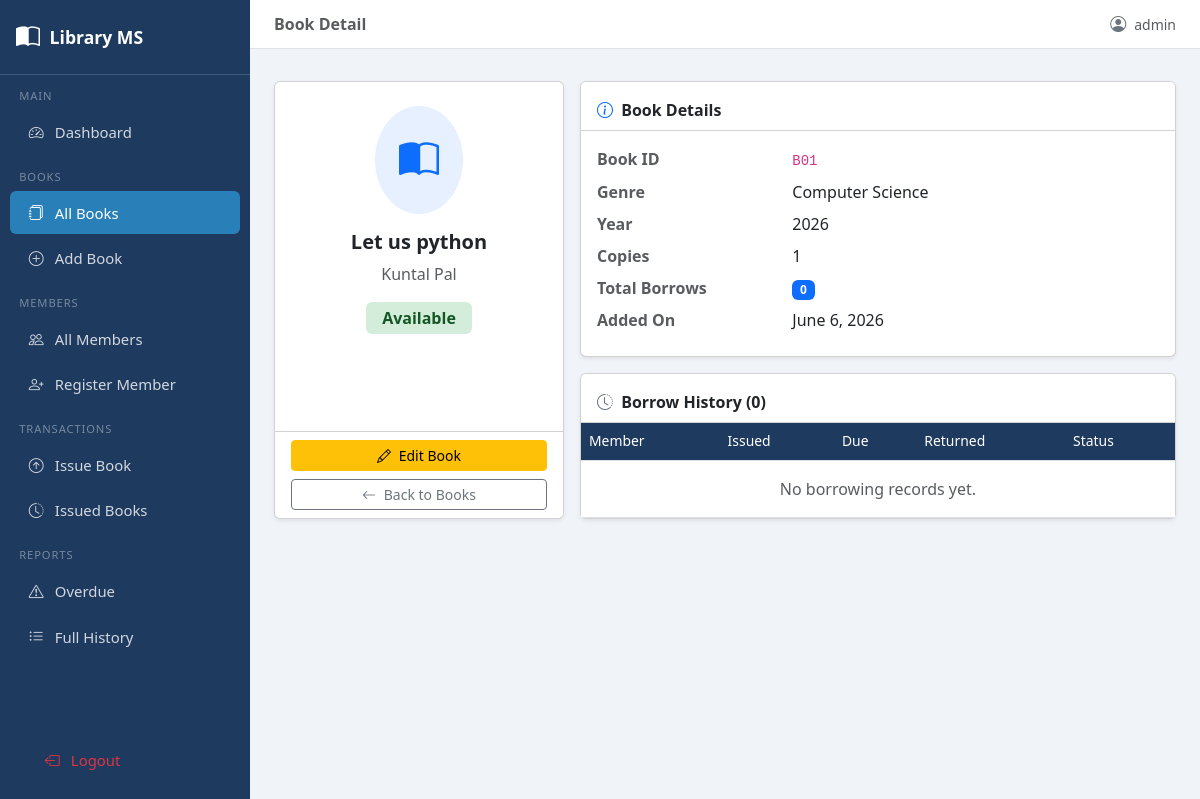
Screenshot of /books/1/ (signed in) with the database file from the repository.
### library/models.py (models this page shows, shortened)
class Book(models.Model):
    STATUS_CHOICES = [
        ('Available',      'Available'),
        ('Issued',         'Issued'),
        ('Rare',           'Rare'),
        ('Reference Only', 'Reference Only'),
        ('Lost',           'Lost'),
    ]
    GENRE_CHOICES = [
        ('Computer Science',        'Computer Science'),
        ('Software Engineering',    'Software Engineering'),
        ('Artificial Intelligence', 'Artificial Intelligence'),
        ('Data Science',            'Data Science'),
        ('Mathematics',             'Mathematics'),
        ('Physics',                 'Physics'),
        ('History',                 'History'),
        ('Literature',              'Literature'),
        ('Economics',               'Economics'),
        ('Reference',               'Reference'),
        ('Mythology',               'Mythology'),
        ('Other',                   'Other'),
    ]
    book_id  = models.CharField(max_length=20, unique=True)
    title    = models.CharField(max_length=200)
    author   = models.CharField(max_length=150)
    genre    = models.CharField(max_length=50, choices=GENRE_CHOICES, default='Other')
    year     = models.IntegerField()
    copies   = models.PositiveIntegerField(default=1)
    status   = models.CharField(max_length=20, choices=STATUS_CHOICES, default='Available')
    added_on = models.DateField(auto_now_add=True)
    class Meta:
        ordering = ['title']
    def is_protected(self):
        return self.status in ('Rare', 'Reference Only')
    def total_borrows(self):
        return self.borrowrecord_set.count()

### library/views.py (the view)
# urls.py: path('books/<int:pk>/',     views.book_detail, name='book_detail'),
@login_required
def book_detail(request, pk):
    book    = get_object_or_404(Book, pk=pk)
    history = book.borrowrecord_set.select_related('member').all()
    return render(request, 'library/book_detail.html', {'book': book, 'history': history})

### templates/library/book_detail.html (shortened to what this page needs)
{% extends 'library/base.html' %}
{% block page_title %}Book Detail{% endblock %}
{% block content %}
<div class="row g-3">
  <div class="col-md-4">
    <div class="card shadow-sm h-100">
      <div class="card-body text-center py-4">
        <div class="bg-primary bg-opacity-10 rounded-circle d-inline-flex p-4 mb-3">
          <i class="bi bi-book-half text-primary fs-1"></i>
        </div>
        <h5 class="fw-bold">{{ book.title }}</h5>
        <p class="text-muted">{{ book.author }}</p>
        {% if book.status == 'Available' %}
          <span class="badge badge-available fs-6 px-3 py-2">Available</span>
        {% elif book.status == 'Issued' %}
          <span class="badge badge-issued fs-6 px-3 py-2">Issued</span>
        {% elif book.status == 'Rare' %}
          <span class="badge badge-rare fs-6 px-3 py-2">🔒 Rare</span>
        {% elif book.status == 'Reference Only' %}
          <span class="badge badge-ref fs-6 px-3 py-2">🔒 Reference Only</span>
        {% else %}
          <span class="badge bg-secondary fs-6 px-3 py-2">{{ book.status }}</span>
        {% endif %}
      </div>
      <div class="card-footer bg-white">
        {% if not book.is_protected %}
        <a href="{% url 'book_update' book.pk %}" class="btn btn-warning btn-sm w-100 mb-2">
          <i class="bi bi-pencil me-1"></i> Edit Book
        </a>
        {% endif %}
        <a href="{% url 'book_list' %}" class="btn btn-outline-secondary btn-sm w-100">
          <i class="bi bi-arrow-left me-1"></i> Back to Books
        </a>
      </div>
    </div>
  </div>
  <div class="col-md-8">
    <div class="card shadow-sm mb-3">
      <div class="card-header bg-white fw-semibold pt-3">
        <i class="bi bi-info-circle text-primary me-1"></i> Book Details
      </div>
      <div class="card-body">
        <dl class="row mb-0">
          <dt class="col-sm-4 text-muted">Book ID</dt>
          <dd class="col-sm-8"><code>{{ book.book_id }}</code></dd>
          <dt class="col-sm-4 text-muted">Genre</dt>
          <dd class="col-sm-8">{{ book.genre }}</dd>
          <dt class="col-sm-4 text-muted">Year</dt>
          <dd class="col-sm-8">{{ book.year }}</dd>
          <dt class="col-sm-4 text-muted">Copies</dt>
          <dd class="col-sm-8">{{ book.copies }}</dd>
          <dt class="col-sm-4 text-muted">Total Borrows</dt>
          <dd class="col-sm-8"><span class="badge bg-primary">{{ book.total_borrows }}</span></dd>
          <dt class="col-sm-4 text-muted">Added On</dt>
          <dd class="col-sm-8">{{ book.added_on }}</dd>
        </dl>
      </div>
    </div>
    <div class="card shadow-sm">
      <div class="card-header bg-white fw-semibold pt-3">
        <i class="bi bi-clock-history text-secondary me-1"></i>
        Borrow History ({{ history.count }})
      </div>
      <div class="card-body p-0">
        <div class="table-responsive">
          <table class="table table-hover mb-0">
            <thead>
              <tr><th>Member</th><th>Issued</th><th>Due</th><th>Returned</th><th>Status</th></tr>
            </thead>
            <tbody>
              {% for r in history %}
              <tr>
                <td>{{ r.member.name }}</td>
                <td>{{ r.issue_date }}</td>
                <td>{{ r.due_date }}</td>
                <td>{{ r.return_date|default:"—" }}</td>
                <td>
                  {% if r.is_returned %}
                    <span class="badge bg-success small">Returned</span>
                  {% elif r.is_overdue %}
                    <span class="badge bg-danger small">Overdue</span>
                  {% else %}
                    <span class="badge bg-warning text-dark small">Active</span>
                  {% endif %}
                </td>
              </tr>
              {% empty %}
              <tr><td colspan="5" class="text-center text-muted py-3">No borrowing records yet.</td></tr>
              {% endfor %}
            </tbody>
          </table>
        </div>
      </div>
    </div>
  </div>
</div>
{% endblock %}

### templates/library/base.html (shortened to what this page needs)
<!DOCTYPE html>
<html lang="en">
<head>
  <link href="https://cdn.jsdelivr.net/npm/bootstrap@5.3.2/dist/css/bootstrap.min.css" rel="stylesheet"/>
  <link href="https://cdn.jsdelivr.net/npm/bootstrap-icons@1.11.3/font/bootstrap-icons.min.css" rel="stylesheet"/>
</head>
<body>
{% if user.is_authenticated %}
<nav id="sidebar">
  <div class="brand">
    <i class="bi bi-book-half fs-4"></i>
    <span>Library MS</span>
  </div>
  <div class="nav-section">Main</div>
  <a href="{% url 'dashboard' %}"    class="nav-link {% if request.resolver_match.url_name == 'dashboard' %}active{% endif %}">
    <i class="bi bi-speedometer2"></i> Dashboard
  </a>
  <div class="nav-section">Books</div>
  <a href="{% url 'book_list' %}"    class="nav-link {% if 'book' in request.resolver_match.url_name %}active{% endif %}">
    <i class="bi bi-journals"></i> All Books
  </a>
  <a href="{% url 'book_add' %}"     class="nav-link">
    <i class="bi bi-plus-circle"></i> Add Book
  </a>
  <div class="nav-section">Members</div>
  <a href="{% url 'member_list' %}"  class="nav-link {% if 'member' in request.resolver_match.url_name %}active{% endif %}">
    <i class="bi bi-people"></i> All Members
  </a>
  <a href="{% url 'member_add' %}"   class="nav-link">
    <i class="bi bi-person-plus"></i> Register Member
  </a>
  <div class="nav-section">Transactions</div>
  <a href="{% url 'issue_book' %}"   class="nav-link {% if request.resolver_match.url_name == 'issue_book' %}active{% endif %}">
    <i class="bi bi-arrow-up-circle"></i> Issue Book
  </a>
  <a href="{% url 'issued_books' %}" class="nav-link {% if request.resolver_match.url_name == 'issued_books' %}active{% endif %}">
    <i class="bi bi-clock-history"></i> Issued Books
  </a>
  <div class="nav-section">Reports</div>
  <a href="{% url 'overdue_report' %}" class="nav-link {% if request.resolver_match.url_name == 'overdue_report' %}active{% endif %}">
    <i class="bi bi-exclamation-triangle"></i> Overdue
  </a>
  <a href="{% url 'borrow_history' %}" class="nav-link {% if request.resolver_match.url_name == 'borrow_history' %}active{% endif %}">
    <i class="bi bi-list-ul"></i> Full History
  </a>
  <div class="mt-auto p-3" style="position:absolute;bottom:0;width:100%;">
    <a href="{% url 'logout' %}" class="nav-link text-danger">
      <i class="bi bi-box-arrow-left"></i> Logout
    </a>
  </div>
</nav>
<div id="main">
  <div class="topbar">
    <span class="fw-semibold text-muted">{% block page_title %}{% endblock %}</span>
    <div class="d-flex align-items-center gap-2">
      <i class="bi bi-person-circle text-secondary"></i>
      <span class="text-muted small">{{ user.username }}</span>
    </div>
  </div>
  <div class="px-3 pt-2">
  </div>
  <div class="page-body">
    {% block content %}{% endblock %}
  </div>
</div>
{% else %}
{% block content2 %}{% endblock %}
{% endif %}
</body>
</html>

### templates/library/base.html (style rules this page uses)
:root { --primary: #1e3a5f; --accent: #2980b9; --sidebar-w: 250px; }
body { background:#f0f4f8; font-family:'Segoe UI',sans-serif; }
#sidebar { width: var(--sidebar-w); min-height: 100vh; background: var(--primary); position: fixed; top:0; left:0; z-index:1000; transition: width .25s; }
#sidebar .brand { padding: 1.2rem 1rem; border-bottom: 1px solid rgba(255,255,255,.15); color:#fff; font-weight:700; font-size:1.1rem; display:flex; align-items:center; gap:.6rem; }
#sidebar .nav-link { color:rgba(255,255,255,.8); padding:.65rem 1.2rem; border-radius:6px; margin:.15rem .6rem; display:flex; align-items:center; gap:.7rem; font-size:.93rem; transition:background .2s; }
#sidebar .nav-link:hover, #sidebar .nav-link.active { background:var(--accent); color:#fff; }
#sidebar .nav-section { font-size:.7rem; color:rgba(255,255,255,.4); padding:.8rem 1.2rem .2rem; text-transform:uppercase; letter-spacing:.08em; }
#main { margin-left: var(--sidebar-w); min-height:100vh; }
.topbar { background:#fff; padding:.75rem 1.5rem; border-bottom:1px solid #dee2e6; display:flex; align-items:center; justify-content:space-between; position:sticky; top:0; z-index:999; }
.page-body { padding:1.5rem; }
.table thead th { background:var(--primary); color:#fff; font-weight:500; font-size:.87rem; }
.badge-available { background:#d4edda; color:#155724; }

### rows the page displays
Book: title "Let us python", author "Kuntal Pal", book_id "B01", genre "Computer Science", year "2026", copies "1", total_borrows "0", added_on "June 6, 2026"

### other values shown
{{ user.username }} "admin"
{{ history.count }} "0"
